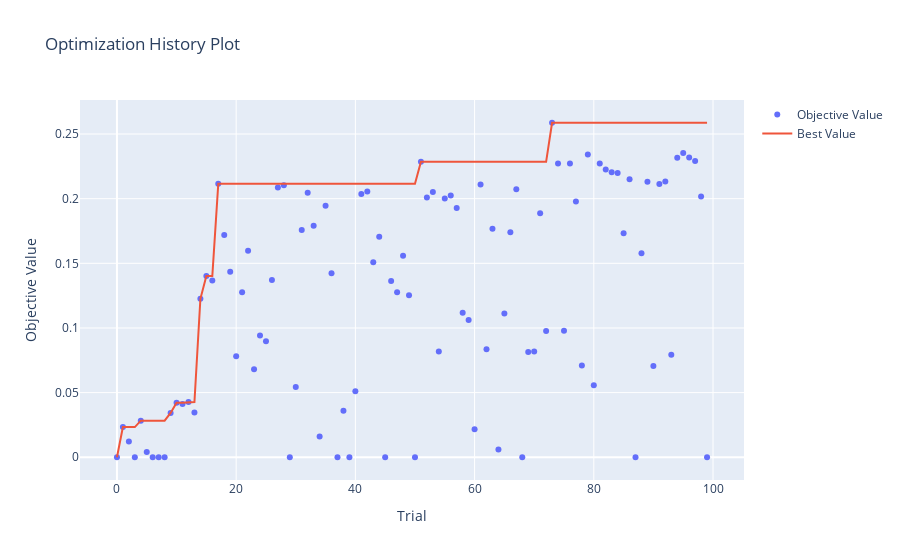

Notebook code cell kept with this figure:
### Code cell
# 하이퍼파라미터 최적화 과정을 확인
optuna.visualization.plot_optimization_history(study_cat_no_enc)
